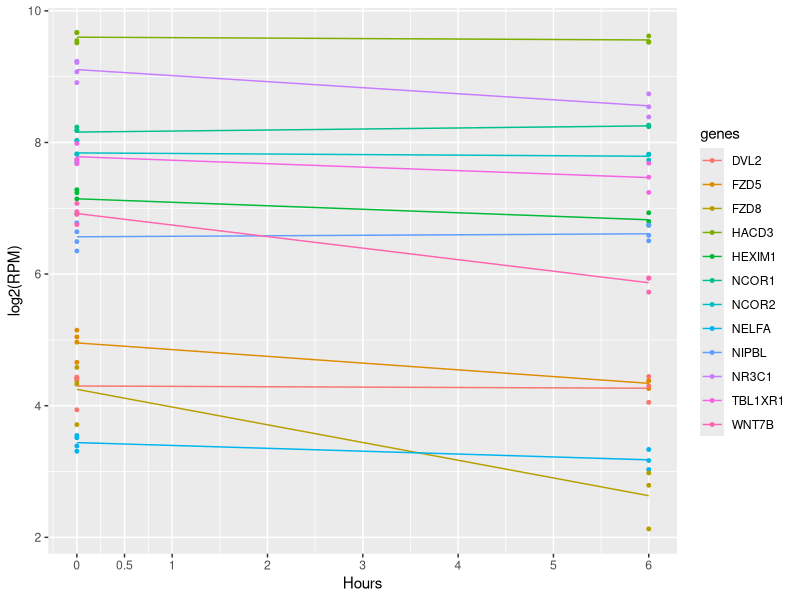

Here is the R script that generated this plot:
# setwd("/home/chris/Bureau/sb_cofactor_hr/A549/scripts")

raw_counts <- read.csv("raw_counts.csv", sep=",", header=TRUE, row.names=1)
nb_genes <- nrow(raw_counts)
nb_sample <- ncol(raw_counts)
# 60483 genes
# 46 samples (corresponding to several time points)

total_expression <- rowSums(raw_counts)
no_expression <- sum(total_expression == 0)
# 22569 genes do not expressed during the 12 hours (because sum=0)

who_no_expression <- which(total_expression == 0)

# Control
expressed_raw_counts <- raw_counts[-who_no_expression,]
expressed_total_expression <- rowSums(expressed_raw_counts)
expressed_no_expression <- sum(expressed_total_expression == 0)
nb_expressed_genes <- dim(expressed_raw_counts)[1]
# Genes that do not expressed have been removed

total_reads <- (colSums(raw_counts)/1000000)
expressed_total_reads <- (colSums(expressed_raw_counts)/1000000)
identical(total_reads, expressed_total_reads)

expressed_counts_norm <- data.frame(t(t(expressed_raw_counts) / expressed_total_reads))
# write.csv(expressed_counts_norm, file="expressed_counts_norm.csv")

########################

map_time <- read.csv("sample_sheet_ENCSR897XFT_without_h.csv", sep=",", header=TRUE)[,-3]

hours <- c(0)
for (i in 1:nb_sample) {
  exp <- colnames(raw_counts)[i]
  ind <- which(exp == map_time$file_accession )
  hours[i] <- map_time$time_point[ind]
}

colnames(expressed_counts_norm) <- hours

########################
map_ens_hgnc <- read.csv("map_ensembl_hgnc.csv", header=TRUE)
map_ens_hgnc$ensembl_gene_id <- as.character(map_ens_hgnc$ensembl_gene_id)
map_ens_hgnc$hgnc_symbol <- as.character(map_ens_hgnc$hgnc_symbol)

# "ENSG00000231709" not in the database

##############################
library(tidyr)
library(dplyr)
library(ggplot2)
library(scales)

### draw_a549_dex_time_points function
# genes_list: vector of genes
# counts_mat: counts matrix (row: genes, col: time)
# mapping: correspondance between ensembl_id and symbol_hgnc_id

draw_a549_dex_time_points <- function(genes_list, counts_mat, mapping) {
  inds <- c(NULL)
  for (gene in genes_list) {
    ind_hgnc <- which(gene == mapping$hgnc_symbol)
    id_ensembl <- mapping$ensembl_gene_id[ind_hgnc]
    inds <- c(inds, which(id_ensembl == rownames(counts_mat)))
  }
  
  mat_for_graph <- counts_mat[inds,]
  rownames(mat_for_graph) <- genes_list
  
  # Data
  hours <- as.numeric(colnames(mat_for_graph))
  
  # select(hours, as.factor(rownames(mat_for_graph))) %>%
  df <- data.frame(hours, t(mat_for_graph)) %>% gather(key = "genes", value = "counts", -hours)
  
  # Calculation of mean
  df_mean <- aggregate(log2(df$counts + 1), by=list(df$hours, df$genes), mean)
  colnames(df_mean) <- c("hours", "genes", "mean")

  # Make the plot
  ggplot(df, aes(x = hours, y = log2(counts + 1))) +
    geom_point(aes(color = genes), size = 1) +
    geom_line(data=df_mean, aes(x=hours, y=mean, group=genes, color=genes)) +
    scale_x_continuous(name="Hours", labels=c(0, 0.5, 1, 2, 3, 4, 5, 6, 7, 8, 10, 12), breaks=c(0, 0.5, 1, 2, 3, 4, 5, 6, 7, 8, 10, 12)) +
    scale_y_continuous(name="log2(RPM)", labels=comma)
}

### TO RUN
test_genes <- c("HEXIM1", "NELFA", "NCOR1", "NCOR2", "TBL1XR1", "NR3C1", "NIPBL", "WNT7B", "FZD8", "HACD3", "FZD5", "DVL2")
draw_a549_dex_time_points(test_genes, expressed_counts_norm, map_ens_hgnc)

